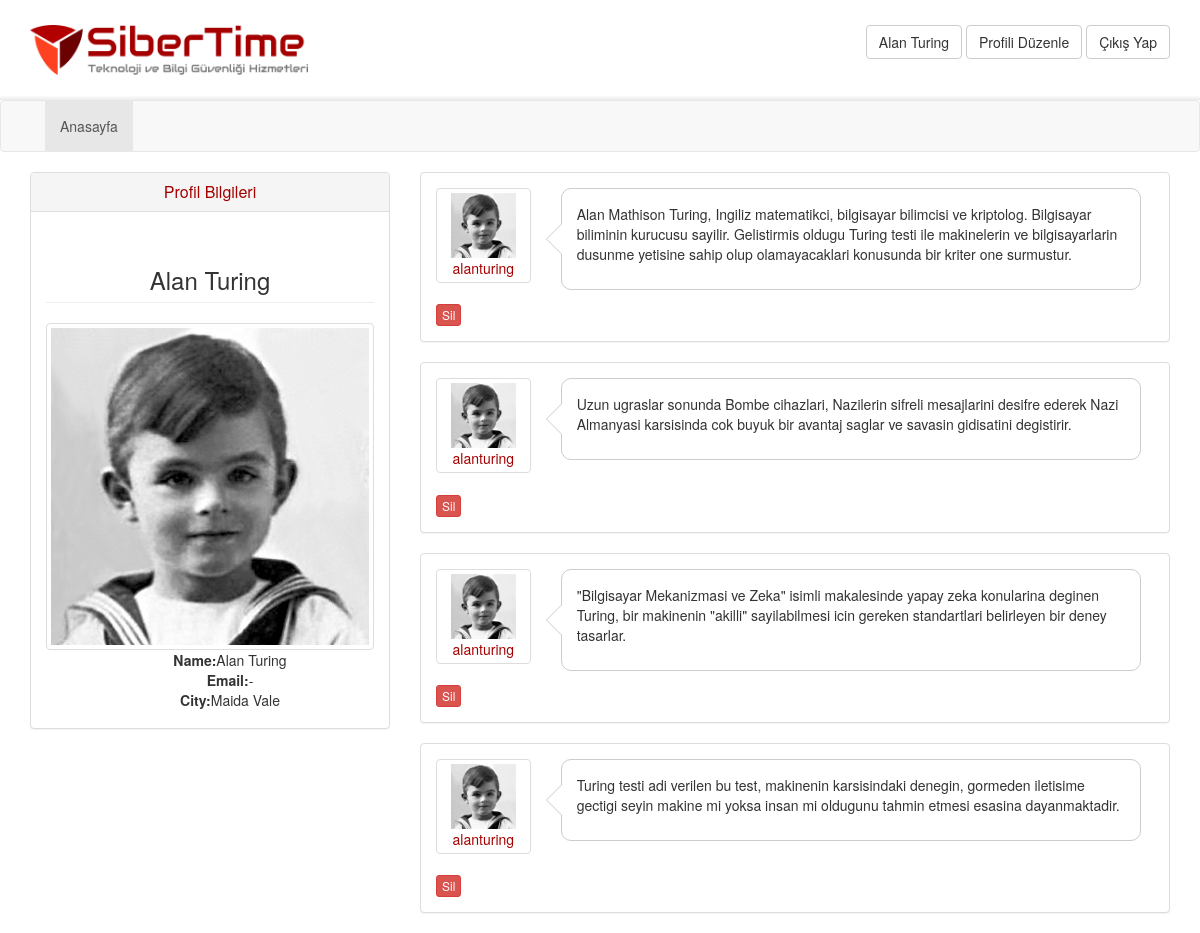
The page /profile.php?id=22 (signed in) on the database its author committed.
### tables this page shows
CREATE TABLE `users` (
  `userId` int(11) NOT NULL,
  `username` varchar(250) NOT NULL,
  `password` varchar(250) NOT NULL,
  `userNameSurname` varchar(250) NOT NULL,
  `userEmail` varchar(250) NOT NULL,
  `userCity` varchar(250) NOT NULL,
  `userImage` varchar(500) NOT NULL DEFAULT '/img/mustafa-kemal-ataturk.jpg'
);

CREATE TABLE `posts` (
  `postId` int(11) NOT NULL,
  `postUserId` int(11) NOT NULL,
  `postContent` varchar(500) NOT NULL,
  `postDate` datetime NOT NULL DEFAULT CURRENT_TIMESTAMP
);

### profile.php (the view, shortened to what this page needs)
<!DOCTYPE html>
<html lang="en">
<?php require_once 'include/head.php' ?>
<body>
<?php require_once 'include/header.php' ?>
<?php require_once 'include/nav.php' ?>
<?php
include("settings/db.php");
if (isset($_GET['id'])) {
    $id = $_GET['id'];
    $query = mysql_query("SELECT * FROM users WHERE userId = '{$id}'");
    if (mysql_affected_rows()) {
        $row = mysql_fetch_assoc($query);
    } else {
        header('Location: index.php');
    }
}
?>
<section>
    <div class="container">
        <div class="row">
		<center>
            <div class="col-md-4">
                <div class="panel panel-default">
				<div class="panel-heading">
                        <h4 class="panel-title">Profil Bilgileri</h4>
                    </div>
                    <div style="padding-bottom:8px" class="panel-body">
					<h3 class="page-header"><?php echo $row['userNameSurname']; ?></h3>
                            <img src="<?php echo $row['userImage']; ?>" class="img-thumbnail" alt="">
                            <ul>
                                <li><strong>Name:</strong><?php echo $row['userNameSurname']; ?></li>
                                <li><strong>Email:</strong><?php echo $row['userEmail']; ?></li>
                                <li><strong>City:</strong><?php echo $row['userCity']; ?></li>
                            </ul>
                    </div>
                </div>
            </div>
			</center>
            <div class="col-md-8">
                <?php
                $userId = $_GET['id'];
                $postListenerQuery = $db->query("SELECT * FROM posts p join users u on u.userId = p.postUserId where postUserId = '{$userId}'", PDO::FETCH_ASSOC);
                if ($postListenerQuery->rowCount()) {
                    foreach ($postListenerQuery as $postListenerRow) {
                        ?>
                        <div class="panel panel-default post">
                            <div class="panel-body">
                                <div class="row">
                                    <div class="col-sm-2">
                                        <a href="profile.php?id=<?php echo $postListenerRow['userId'] ?>"
                                           class="post-avatar thumbnail"><img style="width: 65px;height: 65px" src="<?php echo $postListenerRow['userImage'] ?>" alt="">
                                            <div class="text-center"><?php echo $postListenerRow['username']?></div>
                                        </a>
                                    </div>
                                    <div class="col-sm-10">
                                        <div class="bubble">
                                            <div class="pointer">
                                                <p>
                                                    <?php echo $postListenerRow['postContent']?>
                                                </p>
                                            </div>
                                        </div>
                                    </div>
                                </div>
                                <?php
                                if($_SESSION['login'] == $postListenerRow['postUserId']){
                                    ?>
                                    <a href="/deletePost.php?postId=<?php echo $postListenerRow['postId'] ?>" type="button" class="btn btn-danger btn-xs">Sil</a>
                                    <?php
                                }
                                ?>
                            </div>
                        </div>
                        <?php
                    }
                }
                ?>
            </div>
        </div>
    </div>
</section>
</body>
</html>

### include/header.php
<?php
$userQuery = mysql_query("SELECT * FROM users WHERE userId = '{$_SESSION['login']}'");
if (mysql_affected_rows()) {
    @$userRow = mysql_fetch_assoc($userQuery);
}
?>
<header>
    <div class="container">
        <a href="index.php"><img style="height: 50px;" src="img/logo.png" class="logo" alt=""></a>
        <form class="form-inline">
            <a type="submit" href="profile.php?id=<?php echo $userRow['userId'] ?>"
               class="btn btn-default"><?php echo $userRow['userNameSurname'] ?></a>
            <a type="submit" href="editProfile.php?id=<?php echo $userRow['userId'] ?>" class="btn btn-default">Profili
                Düzenle</a>
            <a type="submit" href="logout.php" class="btn btn-default">Çıkış Yap</a>
        </form>
    </div>
</header>

### css/style.css (style rules this page uses)
header { background-image: linear-gradient(#fff, #fff 95%, #ececec); color:#fff; min-height: 100px; padding-top: 25px; }
header form { float:right; }
header .logo { float:left; }
.panel-heading { color: #a40000 !important }
.bubble { position: relative; width: 580px; min-height: 65px; padding: 15px; background: #fff; border-radius: 10px; border: 1px solid #ccc; }
.bubble:after { content:''; position: absolute; border-style: solid; border-width: 15px 15px 15px 0; border-color: transparent #fff; display: block; width: 0; z-index: 1; margin-top: -15px; left:-15px; top: 50%; }
.bubble:before { content:''; position: absolute; border-style: solid; border-width: 15px 15px 15px 0; border-color: transparent #ccc; display: block; width: 0; z-index: 0; margin-top: -15px; left:-16px; top: 50%; }

### rows shown on the page
users: userNameSurname "Alan Turing", userImage (picture), userEmail "-", userCity "Maida Vale"
posts: users.userImage (picture), users.username "alanturing", postContent "Alan Mathison Turing, Ingiliz matematikci, bilgisayar bilimcisi ve kriptolog. Bilgisayar biliminin kurucusu sayilir. Gelistirmis oldugu Turing testi ile makinelerin ve bilgisayarlarin dusunme yetisine sahip olup olamayacaklari konusunda bir kriter one surmustur."
posts: users.userImage (picture), users.username "alanturing", postContent "Uzun ugraslar sonunda Bombe cihazlari, Nazilerin sifreli mesajlarini desifre ederek Nazi Almanyasi karsisinda cok buyuk bir avantaj saglar ve savasin gidisatini degistirir."
posts: users.userImage (picture), users.username "alanturing", postContent "\"Bilgisayar Mekanizmasi ve Zeka\" isimli makalesinde yapay zeka konularina deginen Turing, bir makinenin \"akilli\" sayilabilmesi icin gereken standartlari belirleyen bir deney tasarlar."
posts: users.userImage (picture), users.username "alanturing", postContent "Turing testi adi verilen bu test, makinenin karsisindaki denegin, gormeden iletisime gectigi seyin makine mi yoksa insan mi oldugunu tahmin etmesi esasina dayanmaktadir."
